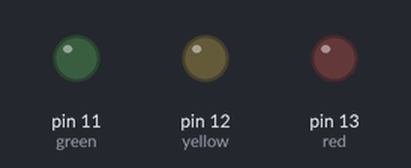
A sketch run on a simulated Arduino Uno, built with avr-gcc and run on an emulated ATmega328P. Parts: output pins drawn as LEDs (lit = HIGH).

Above: at 1.5 s.
At 3.5 s:
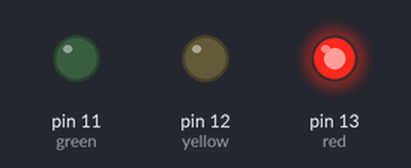
At 6.0 s:
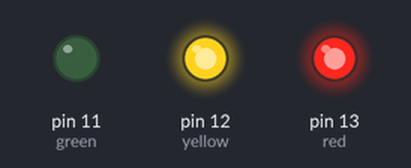
At 8.5 s:
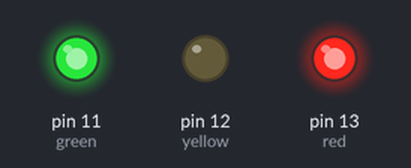
Timing chart, 0 to 11.7 s (numbered marks = the images above):
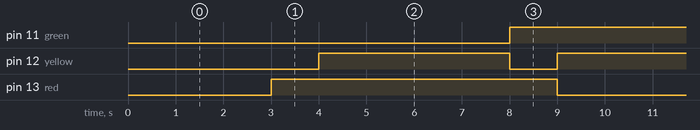

Measured:
- by itself, pin 11 (green): alternates HIGH for 5.0 s and LOW for 4.0 s
- by itself, pin 12 (yellow): repeats every 9.0 s: LOW 1.0 s, HIGH 3.0 s, LOW 1.0 s, HIGH 4.0 s
- by itself, pin 13 (red): alternates HIGH for 6.0 s and LOW for 3.0 s

The sketch:

sketch_feb10a.ino
```cpp
int red = 13;
int yellow = 12;
int green = 11;


// the setup function runs once when you press reset or power the board
void setup() {
  // initialize digital pin LED_BUILTIN as an output.
  pinMode(red, OUTPUT);
  pinMode(yellow, OUTPUT);
  pinMode(green, OUTPUT);
}

// the loop function runs over and over again forever
void loop() {
  digitalWrite(red, LOW);
  delay(3000);
  digitalWrite(red, HIGH);

  digitalWrite(yellow, LOW);
  delay(1000);
  digitalWrite(yellow, HIGH);

  digitalWrite(green, LOW);
  delay(4000);
  digitalWrite(green, HIGH);

  digitalWrite(yellow, LOW);
  delay(1000);
  digitalWrite(yellow, HIGH);


}
```
